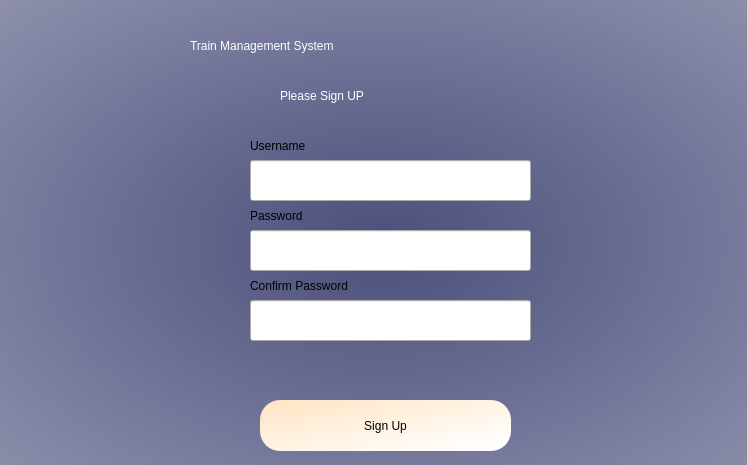
<?xml version="1.0" encoding="UTF-8"?>
<ui version="4.0">
 <class>signin</class>
 <widget class="QWidget" name="signin">
  <property name="geometry">
   <rect>
    <x>0</x>
    <y>0</y>
    <width>747</width>
    <height>465</height>
   </rect>
  </property>
  <property name="windowTitle">
   <string>Form</string>
  </property>
  <property name="styleSheet">
   <string notr="true">QWidget#signin{
background-color:qradialgradient(spread:pad, cx:0.51165, cy:0.523, radius:2, fx:0.511, fy:0.522727, stop:0 rgba(75, 79, 123, 255), stop:1 rgba(255, 255, 255, 255))}</string>
  </property>
  <widget class="QLabel" name="label">
   <property name="geometry">
    <rect>
     <x>190</x>
     <y>0</y>
     <width>421</width>
     <height>91</height>
    </rect>
   </property>
   <property name="styleSheet">
    <string notr="true">
font: 26pt &quot;Segoe UI&quot;;color:rgb(255,255,255)</string>
   </property>
   <property name="text">
    <string>Train Management System</string>
   </property>
  </widget>
  <widget class="QLabel" name="label_4">
   <property name="geometry">
    <rect>
     <x>280</x>
     <y>70</y>
     <width>191</width>
     <height>51</height>
    </rect>
   </property>
   <property name="styleSheet">
    <string notr="true">color:rgb(255, 255, 255);
font: 22pt &quot;Segoe UI&quot;;</string>
   </property>
   <property name="text">
    <string>Please Sign UP</string>
   </property>
  </widget>
  <widget class="QLineEdit" name="usernameInput">
   <property name="geometry">
    <rect>
     <x>250</x>
     <y>160</y>
     <width>281</width>
     <height>41</height>
    </rect>
   </property>
   <property name="font">
    <font>
     <pointsize>14</pointsize>
    </font>
   </property>
  </widget>
  <widget class="QLineEdit" name="passwordInput">
   <property name="geometry">
    <rect>
     <x>250</x>
     <y>230</y>
     <width>281</width>
     <height>41</height>
    </rect>
   </property>
   <property name="font">
    <font>
     <pointsize>14</pointsize>
    </font>
   </property>
   <property name="echoMode">
    <enum>QLineEdit::Password</enum>
   </property>
  </widget>
  <widget class="QLabel" name="label_3">
   <property name="geometry">
    <rect>
     <x>250</x>
     <y>130</y>
     <width>101</width>
     <height>31</height>
    </rect>
   </property>
   <property name="styleSheet">
    <string notr="true">font: 700 14pt &quot;Segoe UI&quot;;</string>
   </property>
   <property name="text">
    <string>Username</string>
   </property>
  </widget>
  <widget class="QLabel" name="label_5">
   <property name="geometry">
    <rect>
     <x>250</x>
     <y>200</y>
     <width>101</width>
     <height>31</height>
    </rect>
   </property>
   <property name="styleSheet">
    <string notr="true">font: 700 14pt &quot;Segoe UI&quot;;</string>
   </property>
   <property name="text">
    <string>Password</string>
   </property>
  </widget>
  <widget class="QPushButton" name="create_newAccountButton">
   <property name="geometry">
    <rect>
     <x>260</x>
     <y>400</y>
     <width>251</width>
     <height>51</height>
    </rect>
   </property>
   <property name="styleSheet">
    <string notr="true">font: 16pt &quot;Segoe UI&quot;;
border-radius:20px;background-color:
qlineargradient(spread:pad, x1:0, y1:0, x2:1, y2:1, stop:0 rgba(255, 228, 194, 255), stop:0.914773 rgba(255, 255, 255, 255))</string>
   </property>
   <property name="text">
    <string>Sign Up</string>
   </property>
  </widget>
  <widget class="QLabel" name="errorLabel">
   <property name="geometry">
    <rect>
     <x>250</x>
     <y>350</y>
     <width>231</width>
     <height>20</height>
    </rect>
   </property>
   <property name="font">
    <font>
     <pointsize>12</pointsize>
     <italic>false</italic>
     <bold>false</bold>
    </font>
   </property>
   <property name="styleSheet">
    <string notr="true">color:rgb(255, 255, 255);font: 12pt &quot;Segoe UI&quot;</string>
   </property>
   <property name="text">
    <string/>
   </property>
  </widget>
  <widget class="QLabel" name="label_6">
   <property name="geometry">
    <rect>
     <x>250</x>
     <y>270</y>
     <width>181</width>
     <height>31</height>
    </rect>
   </property>
   <property name="styleSheet">
    <string notr="true">font: 700 14pt &quot;Segoe UI&quot;;</string>
   </property>
   <property name="text">
    <string>Confirm Password</string>
   </property>
  </widget>
  <widget class="QLineEdit" name="password_conferm_Input">
   <property name="geometry">
    <rect>
     <x>250</x>
     <y>300</y>
     <width>281</width>
     <height>41</height>
    </rect>
   </property>
   <property name="font">
    <font>
     <pointsize>14</pointsize>
    </font>
   </property>
   <property name="echoMode">
    <enum>QLineEdit::Password</enum>
   </property>
  </widget>
  <widget class="QLabel" name="sameusername">
   <property name="geometry">
    <rect>
     <x>250</x>
     <y>370</y>
     <width>231</width>
     <height>20</height>
    </rect>
   </property>
   <property name="font">
    <font>
     <pointsize>12</pointsize>
     <italic>false</italic>
     <bold>false</bold>
    </font>
   </property>
   <property name="styleSheet">
    <string notr="true">font: 12pt &quot;Segoe UI&quot;;color:rgb(255, 255, 255)</string>
   </property>
   <property name="text">
    <string/>
   </property>
  </widget>
  <widget class="QLabel" name="label_7">
   <property name="geometry">
    <rect>
     <x>0</x>
     <y>350</y>
     <width>121</width>
     <height>111</height>
    </rect>
   </property>
   <property name="text">
    <string/>
   </property>
   <property name="pixmap">
    <pixmap>turn.png</pixmap>
   </property>
   <property name="scaledContents">
    <bool>true</bool>
   </property>
  </widget>
  <widget class="QLabel" name="label_8">
   <property name="geometry">
    <rect>
     <x>630</x>
     <y>10</y>
     <width>101</width>
     <height>111</height>
    </rect>
   </property>
   <property name="text">
    <string/>
   </property>
   <property name="pixmap">
    <pixmap>traffic-lights.png</pixmap>
   </property>
   <property name="scaledContents">
    <bool>true</bool>
   </property>
  </widget>
  <widget class="QLabel" name="label_2">
   <property name="geometry">
    <rect>
     <x>0</x>
     <y>10</y>
     <width>191</width>
     <height>121</height>
    </rect>
   </property>
   <property name="text">
    <string/>
   </property>
   <property name="pixmap">
    <pixmap>train-station.png</pixmap>
   </property>
   <property name="scaledContents">
    <bool>true</bool>
   </property>
  </widget>
 </widget>
 <resources/>
 <connections/>
</ui>
